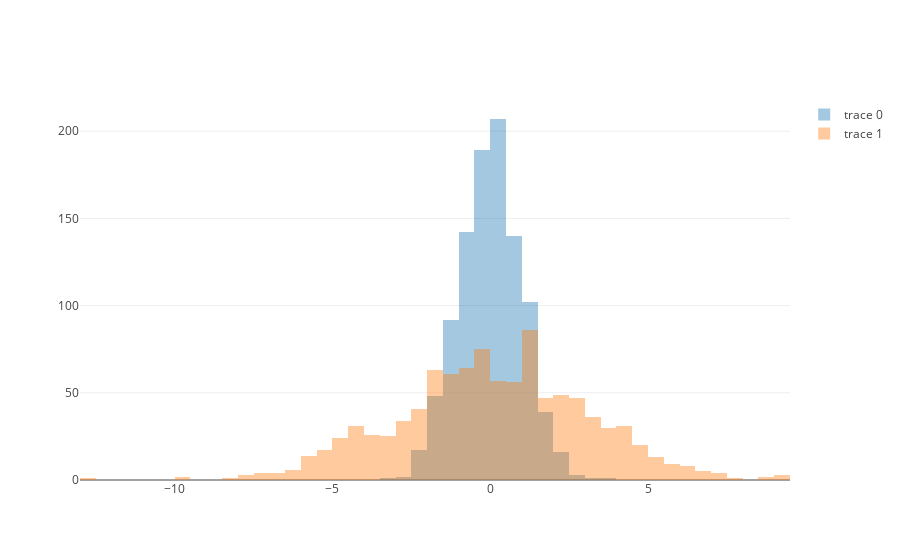

The code cell stored with this chart in its notebook:
### Markdown cell above
### Indici di dispersione
Oltre agli indici di tendenza centrale è rilevante definire altri indici che ci informino circa il livello di dispersione dei dati, ovvero il grado di variabilità che le osservazioni manifestano rispetto ai valori centrali.

### Code cell
a = np.random.randn(1000)
b = np.random.randn(1000) * 3

def compare_histograms(a, b):
    bins = {"start":-200, "end":+200, "size":0.5}
    data = [go.Histogram(x=a, xbins=bins, opacity=0.4),
            go.Histogram(x=b, xbins=bins, opacity=0.4)]
    layout = go.Layout(barmode='overlay')
    fig = go.Figure(data, layout)
    py.iplot(fig)
    
compare_histograms(a, b)

### Figure 1 — Plotly figure (JSON) as saved in the notebook; plotly's stock layout.template omitted (floating-point values rounded to 4 significant figures; data arrays with more than 128 entries replaced by an {"elided": "..."} marker saying what was removed)
{"data": [{"opacity": 0.4, "type": "histogram", "uid": "e5e696c4-c55a-11e8-8ada-3052cb2086f3", "x": {"elided": "1000 float values"}, "xbins": {"end": 200, "size": 0.5, "start": -200}}, {"opacity": 0.4, "type": "histogram", "uid": "e5e69926-c55a-11e8-8ada-3052cb2086f3", "x": {"elided": "1000 float values"}, "xbins": {"end": 200, "size": 0.5, "start": -200}}], "layout": {"barmode": "overlay"}}
